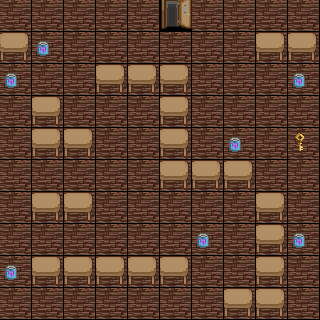

Below is a game level as drawn by its tile map, then a one-line description and the .tmx file that defines it, in full:
An orthogonal 10x10 tile map with 32x32 px tiles, 2 tile layers (Background, Obstacles).

<map version="1.10" tiledversion="1.11.2" orientation="orthogonal" renderorder="right-down" width="10" height="10" tilewidth="32" tileheight="32" infinite="0" nextlayerid="3" nextobjectid="1">
 <tileset firstgid="1" source="tileset.tsx" />
 <layer id="1" name="Background" width="10" height="10">
  <data encoding="csv">
1,1,1,1,1,7,1,1,1,1,
1,1,1,1,1,1,1,1,1,1,
1,1,1,1,1,1,1,1,1,1,
1,1,1,1,1,1,1,1,1,1,
1,1,1,1,1,1,1,1,1,1,
1,0,0,1,1,1,1,1,0,0,
0,1,1,1,0,0,0,1,1,1,
1,1,1,1,0,0,1,1,1,1,
1,1,1,1,1,1,1,1,1,1,
0,0,1,1,0,0,1,1,1,0
</data>
 </layer>
 <layer id="2" name="Obstacles" width="10" height="10">
  <data encoding="csv">
0,0,0,0,0,0,0,0,0,0,
6,4,0,0,0,0,0,0,6,6,
4,0,0,6,6,6,0,0,0,4,
8,6,0,0,0,6,0,0,0,0,
0,6,6,0,0,6,0,4,0,3,
0,1,1,1,1,6,6,6,1,1,
1,6,6,1,1,1,1,1,6,1,
1,1,1,1,1,1,4,1,6,4,
4,6,6,6,6,6,1,1,6,1,
1,1,1,1,1,1,1,6,6,1
</data>
 </layer>
</map>
